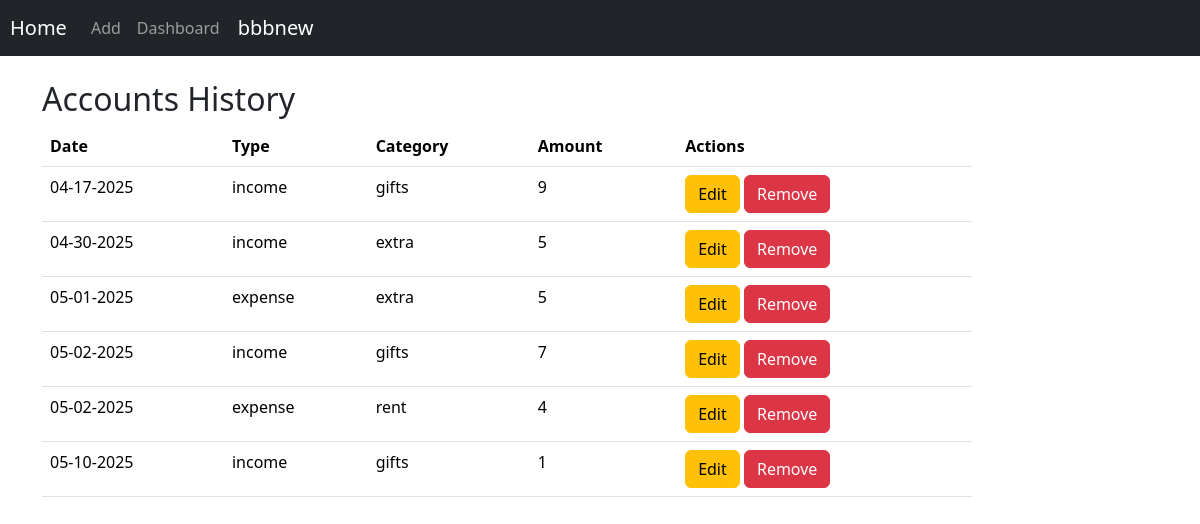
Page /home (signed in) on the committed database.
### data/users.py (models this page shows, shortened)
class User(SqlAlchemyBase, UserMixin):
    __tablename__ = 'users'
    id = sa.Column(sa.Integer, primary_key=True, autoincrement=True)
    surname = sa.Column(sa.String, nullable=True)
    name = sa.Column(sa.String, nullable=True)
    age = sa.Column(sa.Integer, nullable=True)
    email = sa.Column(sa.String, index=True, unique=True, nullable=True)
    hashed_password = sa.Column(sa.String, nullable=True)
    modified_date = sa.Column(sa.DateTime, default=datetime.datetime.now)
    pfp = sa.Column(sa.String, nullable=True)

### data/accounts.py (models this page shows, shortened)
class Accounts(SqlAlchemyBase):
    __tablename__ = 'accounts'
    id = sa.Column(sa.Integer, primary_key=True, autoincrement=True)
    user = sa.Column(sa.Integer, sa.ForeignKey("users.id"))
    type = sa.Column(sa.String, default='income')
    category = sa.Column(sa.String, default='salary')
    date = sa.Column(sa.Date)
    amount = sa.Column(sa.Numeric, default=0)

### main.py (the view)
@app.route('/home')
@login_required
def index():
    db_sess = db_session.create_session()
    accounts = db_sess.query(Accounts).filter(Accounts.user == current_user.id).order_by(Accounts.date.asc()).all()
    ai_cache.clear()
    return render_template('index.html', title='Finance Tracker', accounts=accounts)

### data/__db_session.py (called while the page is built)
def create_session() -> Session:
    return __factory()

### main.py (called while the page is built)
@login_manager.user_loader
def load_user(user_id: id) -> User | None:
    return db_session.create_session().get(User, user_id)

### templates/index.html (shortened to what this page needs)
{% extends "base.html" %}
{% block content %}
     <div class="col-sm-10 ml-auto mr-auto ">
        <H2>Accounts History</H2>
        <table class="table">
            <thead class="thead-dark">
                <tr>
                    <th scope="col">Date</th>
                    <th scope="col">Type</th>
                    <th scope="col">Category</th>
                    <th scope="col">Amount</th>
                    <th scope="col">Actions</th>
                </tr>
            </thead>
            <tbody>
                {% for entry in accounts %}
                        <tr>
                            <td>{{entry.date.strftime("%m-%d-%Y")}}</td>
                            <td>{{entry.type}}</td>
                            <td>{{ entry.category }}</td>
                            <td>{{ (entry.amount|round(2)|string).rstrip('.0') }}</td>
                            <td>
                                <div>
                                    <a href="/accounts/{{ entry.id }}" class="btn btn-warning">
                                        Edit
                                    </a>
                                    <a onclick="showDeleteModal({{ entry.id }})" class="btn btn-danger">
                                        Remove
                                    </a>
                                </div>
                            </td>
                        </tr>
                {% endfor %}
        </tbody>
        </table>
    </div>
{% endblock %}

### templates/base.html (shortened to what this page needs)
<!doctype html>
<html lang="en">
<head>
    <link href="https://cdn.jsdelivr.net/npm/bootstrap@5.3.5/dist/css/bootstrap.min.css" rel="stylesheet">
    <link rel="stylesheet"
          href="/static/css/style.css">
</head>
<body>
<header>
    <div class="container-fluid">
        <div class="row">
            <div class="col-md-12 p-0">
                <header class="mb-4">
                    <nav class="navbar navbar-expand-lg navbar-dark bg-dark">
                        <a class="navbar-brand" href="{{ url_for('index') }}">Home</a>
                        <div class="collapse navbar-collapse" id="navbarNavAltMarkup">
                            <div class="navbar-nav ml-auto mr-3">
                                <a class="nav-item nav-link" href="{{ url_for('add_account') }}">Add</a>
                                <a class="nav-item nav-link" href="{{ url_for('dashboard') }}">Dashboard</a>
                                {% if current_user.is_authenticated %}
                                    <a class="navbar-brand" href="{{ url_for('profile') }}">{{ current_user.name }}</a>
                                {% else %}
                                    <p>
                                        <a class="btn btn-primary" id="sign-up" href="/register">Sign up</a>
                                        <a class="btn btn-success" id="login" href="/login">Log in</a>
                                    </p>
                                {% endif %}
                            </div>
                        </div>
                    </nav>
                </header>
            </div>
</header>
<main role="main" class="container">
    {% block content %}{% endblock %}
</main>
</body>
</html>

### static/css/style.css (style rules this page uses)
.navbar-brand { margin-left: 10px; }

### rows in the picture
User: name "bbbnew"
Accounts: date "04-17-2025", type "income", category "gifts", amount "9"
Accounts: date "04-30-2025", type "income", category "extra", amount "5"
Accounts: date "05-01-2025", type "expense", category "extra", amount "5"
Accounts: date "05-02-2025", type "income", category "gifts", amount "7"
Accounts: date "05-02-2025", type "expense", category "rent", amount "4"
Accounts: date "05-10-2025", type "income", category "gifts", amount "1"
